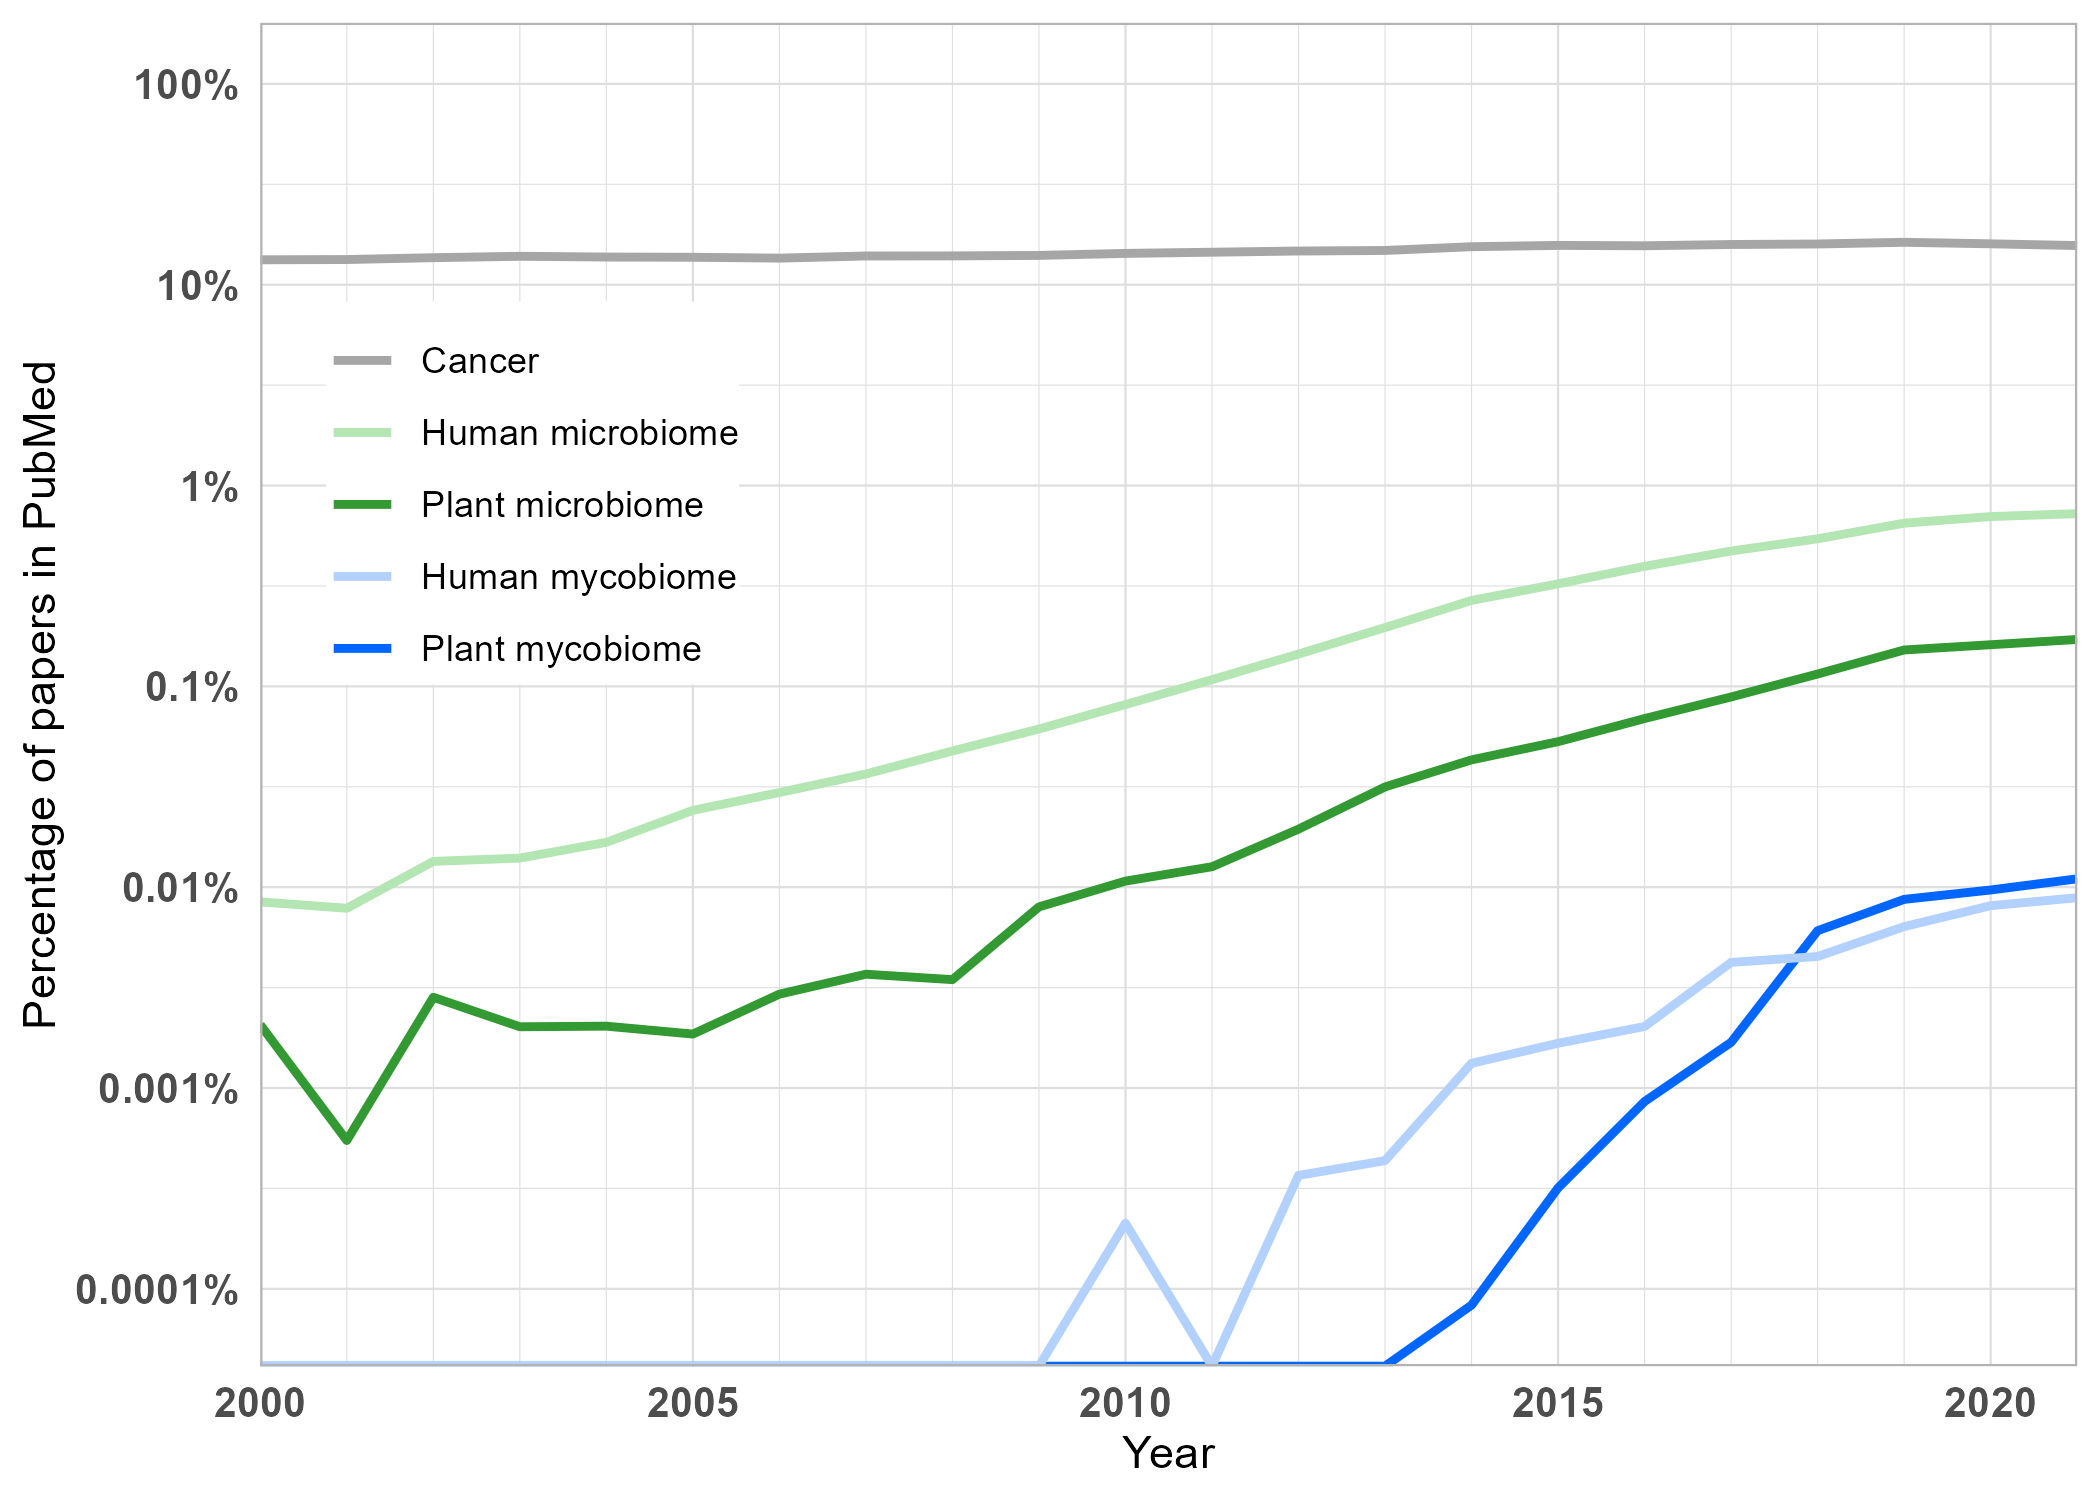

This figure's R source:
library(tidyverse)
library(rentrez)
library(glue)
library(wesanderson)


#First define the years
year <- 2000:2021

#Then define keywords that we are interested in
myco_search <- glue("mycobiome AND plant AND {year}[PDAT]")
myco_hum_search <- glue("mycobiome AND human AND {year}[PDAT]")
micro_search <- glue("microbiome AND plant AND {year}[PDAT]")
micro_hum_search <- glue("microbiome AND human AND {year}[PDAT]")
all_search <- glue("{year}[PDAT]")
cancer_search <- glue("cancer AND {year}[PDAT]")

#Now download the data and create a data frame with all of the data with 
#number of papers published in a particular year
search_counts <- tibble(year = year,
                        myco_search = myco_search,
                        micro_search=micro_search,
                        micro_hum_search=micro_hum_search,
                        myco_hum_search=myco_hum_search,
                        cancer_search = cancer_search,
                        all_search = all_search) %>%
  mutate(myco = map_dbl(myco_search, ~entrez_search(db="pubmed", term=.x)$count),
         myco_hum = map_dbl(myco_hum_search, ~entrez_search(db="pubmed", term=.x)$count),
         micro = map_dbl(micro_search, ~entrez_search(db="pubmed", term=.x)$count),
         micro_hum = map_dbl(micro_hum_search, ~entrez_search(db="pubmed", term=.x)$count),
         cancer = map_dbl(cancer_search, ~entrez_search(db="pubmed", term=.x)$count),
         all = map_dbl(all_search, ~entrez_search(db="pubmed", term=.x)$count)
  )


#Prepare a data frame for ggplot (realtive number and pivot longer)
search_counts <- search_counts %>%
  select(year, myco, myco_hum, micro, micro_hum, cancer, all) %>%
  filter(year != 2022) %>%
  mutate(rel_myco = 100 * myco / all,
         rel_myco_hum = 100 * myco_hum / all,
         rel_micro = 100 * micro / all,
         rel_micro_hum = 100 * micro_hum / all,
         rel_cancer = 100 * cancer / all) %>%
  select(year, starts_with("rel")) %>%
  pivot_longer(-year)

#Finally, create the plot
search_counts %>% 
  ggplot(aes(x=year, y=value, group=name, color=name)) +
  geom_line(size=1) +
  scale_y_log10(limits=c(NA, 100),
                breaks=c(0.0001, 0.001,0.01, 0.1, 1, 10, 100),
                labels=c('0.0001%','0.001%',"0.01%", "0.1%", "1%", "10%", "100%")) +
  scale_x_continuous(expand = c(0,0), breaks = seq(2000,2021, by=5),
                     minor_breaks = seq(2000,2021,by=1))+
  labs(x="Year", y="Percentage of papers in PubMed") +
  scale_color_manual(name=NULL,
                     label=c('Cancer','Human microbiome', "Plant microbiome",'Human mycobiome',"Plant mycobiome"),
                     values=c("#a6a6a6", '#b3e6b3', "#339933",'#b3d1ff','#0066ff'),
                     #values=wes_palette(n=5, name='Darjeeling1'),
                     breaks=c('rel_cancer','rel_micro_hum',"rel_micro",'rel_myco_hum',"rel_myco")) +
  theme_light() +
  theme(axis.text.x = element_text(face="bold", size=10),
        axis.text.y = element_text(face="bold", size=10))+
  theme(
    axis.ticks = element_blank(),
    legend.margin = margin(0,0,0,0),
    legend.position=c(0.15, 0.65))


#Save the plot
ggsave('plot.png', height = 5, width = 7)
